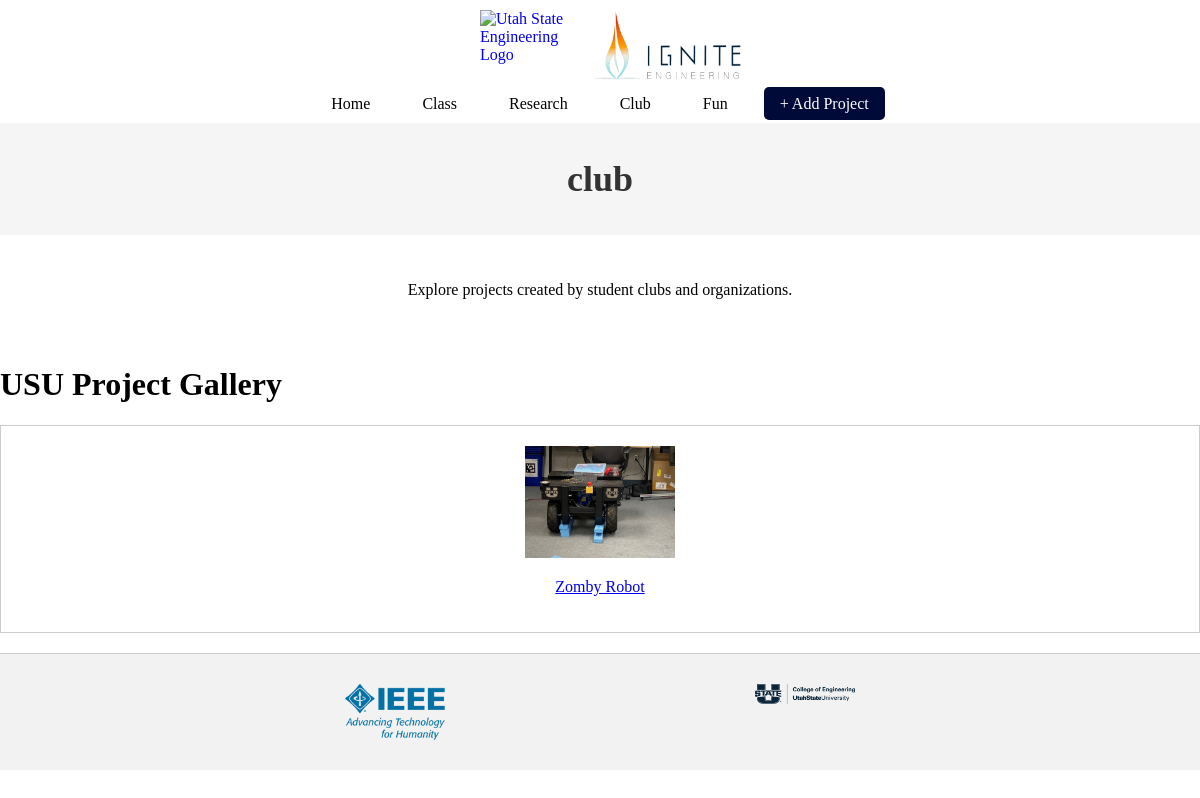
The page /club/ on the database its author committed.
### gallery/models.py (models this page shows, shortened)
class Project(models.Model):
    name = models.CharField(max_length=200)
    owner = models.CharField(max_length=200)
    team = models.TextField(blank=True, null=True)
    contact_info = models.CharField(max_length=200, blank=True, default="No contact info")
    related_links = models.CharField(max_length=200, blank=True, default="No related links")
    description = models.TextField(blank=True, default="No description")
    date_made = models.DateTimeField("date project made")
    category = models.CharField(max_length=200)
    sub_category = models.CharField(max_length=200, blank=True, default="No sub category")
    entity = models.CharField(max_length=200, blank=True, default="No entity")
    image = models.ImageField(upload_to="images/")
    image2 = models.ImageField(upload_to="images/", blank=True, null=True)
    image3 = models.ImageField(upload_to="images/", blank=True, null=True)
    image4 = models.ImageField(upload_to="images/", blank=True, null=True)
    image5 = models.ImageField(upload_to="images/", blank=True, null=True)
    submitted_date = models.DateTimeField("date submited",default=timezone.now)
    approved = models.BooleanField(default=False)

### gallery/views.py (the view)
# urls.py: path("<str:project_category>/", views.projects, name="projects"),
def projects(request, project_category=None):
    approved_projects = Project.objects.filter(approved=True).order_by('-submitted_date')
    if project_category:
        projects_list = approved_projects.filter(category=project_category)
        context = {
            "projects_list": projects_list,
            "category": project_category,
        }
        return render(request, "gallery/category_description.html", context)
    else:
        projects_list = approved_projects
        context = {
            "projects_list": projects_list,
        }
        return render(request, "gallery/home_description.html", context)

### gallery/templates/gallery/category_description.html (shortened to what this page needs)
{% extends "gallery/gallery_all.html" %}
{% block description %}
<div class="category-block">
    <h2>{{category}}</h2>
  </div>
  <div class="category2-block">
    <p>
        {% if category %}
            {% if category == 'class' %}
                This section contains projects related to academic courses and class assignments.
            {% elif category == 'research' %}
                This section showcases research projects and experiments conducted by students.
            {% elif category == 'club' %}
                Explore projects created by student clubs and organizations.
            {% elif category == 'fun' %}
                Discover fun and creative projects undertaken by students.
            {% else %}
                There are currently no projects in this category.
            {% endif %}
        {% else %}
            Please select a category from the navigation bar to view projects.
        {% endif %}
    </p>
</div>
{% endblock %}

### gallery/templates/gallery/gallery_all.html
{% extends "gallery/base.html" %}
{% block content%}
    {% block description%} {% endblock %}
    <h1>USU Project Gallery</h1>
    <div class="gallery">
        {% for project in projects_list %}
        <div class="project-item">
            <a href="{% url 'project_view' project_id=project.id%}">
                <img src="{{ project.image.url }}" alt="{{ project.name }}" class="project-image">
                <p>{{ project.name }}</p>
            </a>
        </div>
        {% endfor %}
    </div>
{% endblock %}

### gallery/static/gallery/main.css (style rules this page uses)
body { margin: 0; padding: 0; background-color: #ffffff; }
.gallery { display: grid; grid-template-columns: repeat(auto-fit, minmax(250px, 1fr)); gap: 10px; }
.project-item { text-align: center; border: 1px solid #ccc; padding: 20px; }
.project-image { max-width: 150px; max-height: 150px; }

### gallery/static/gallery/home.css (style rules this page uses)
.category-block { text-align: center; background-color: #f5f5f5; padding: 5px 0; }
.category-block h2 { font-size: 36px; color: #333; }
.category2-block { text-align: center; padding: 30px; }

### rows shown on the page
Project: category "club", image (picture), name "Zomby Robot"
